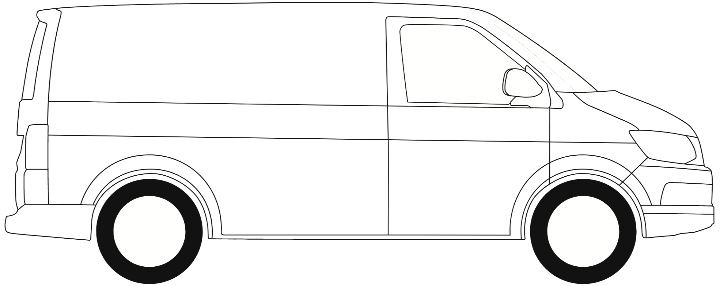
#> input picture server/assets/vehicles/driver.png, 720 x 286 px, given in place of img-042.png, which was not available
$ python build_top_asset.py
#> lines starting #> are read from the running program, lines starting #| are printed output that depends on the picture; after the words box and inside, x2 and y2 are one past the last pixel; in counts of white or black regions, pixels touching at a corner belong together; pictures that were not available may be replaced by others from this repository, and a replacement may not be noted
"""Europcar-Dachansicht: invertieren, breit skalieren, kompaktes Canvas."""

from __future__ import annotations

from pathlib import Path

from PIL import Image, ImageOps

ROOT = Path(__file__).resolve().parent.parent
SRC = ROOT / "public" / "assets" / "europcar" / "img-042.png"
OUT = ROOT / "public" / "assets" / "vehicles" / "top.png"
META = ROOT / "public" / "assets" / "vehicles" / "top.meta.txt"

CANVAS_W = 720
PAD_X = 16
PAD_Y = 20


def build_top_asset() -> None:
    src = Image.open(SRC).convert("L")
    line_mask = src.point(lambda p: 255 if p > 90 else 0)
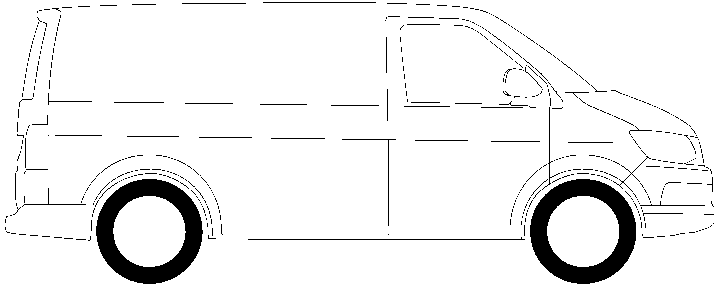
#> line_mask: PIL image 720x286 L; 93.4% white; 488 black regions (443 under 20 px), largest, box (x1, y1, x2, y2) and area: (96, 179, 203, 284) 4727, (530, 179, 636, 284) 4723, (248, 237, 525, 240) 279
    line_art = ImageOps.invert(line_mask)

    bbox = line_art.getbbox()
#> bbox = (5, 2, 714, 284)
    if not bbox:
        raise RuntimeError("Keine Linien in Europcar-Dachgrafik gefunden")

    pad = 8
    x0, y0, x1, y1 = bbox
#> x0 = 5; y0 = 2; x1 = 714; y1 = 284
    cropped = line_art.crop(
        (
            max(0, x0 - pad),
            max(0, y0 - pad),
            min(line_art.width, x1 + pad),
            min(line_art.height, y1 + pad),
        )
    )

    cw, ch = cropped.size
#> cw = 720; ch = 286
    # Breite ausfuellen, Hoehe proportional – nichts abschneiden
    scale = (CANVAS_W - 2 * PAD_X) / cw
#> scale = 0.956
    nw, nh = max(1, int(cw * scale)), max(1, int(ch * scale))
#> nw = 688; nh = 273
    scaled = cropped.resize((nw, nh), Image.Resampling.LANCZOS)
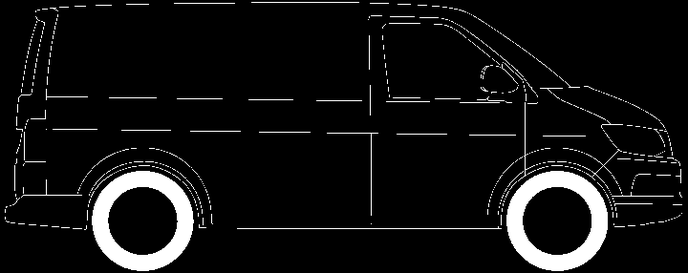
#> scaled: PIL image 688x273 L; min 0, max 255, mean 17.8

    canvas_h = nh + 2 * PAD_Y
#> canvas_h = 313
    canvas = Image.new("RGB", (CANVAS_W, canvas_h), "white")
#> canvas: PIL image 720x313 RGB; every value is 255
    ox = (CANVAS_W - nw) // 2
#> ox = 16
    canvas.paste(scaled, (ox, PAD_Y))
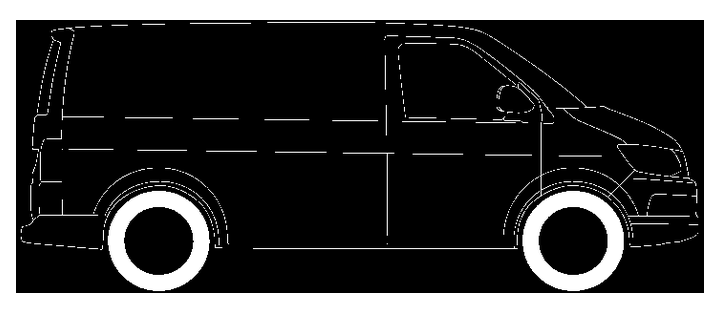
#> canvas: PIL image 720x313 RGB; min 0, max 255, mean 57.3

    OUT.parent.mkdir(parents=True, exist_ok=True)
    canvas.save(OUT, format="PNG")
    META.write_text(f"{CANVAS_W},{canvas_h}\n")
    print(f"Wrote {OUT} ({CANVAS_W}x{canvas_h}), vehicle {nw}x{nh}")
#| Wrote public/assets/vehicles/top.png (720x313), vehicle 688x273


if __name__ == "__main__":
    build_top_asset()

$ run again, on server/assets/vehicles/front.png
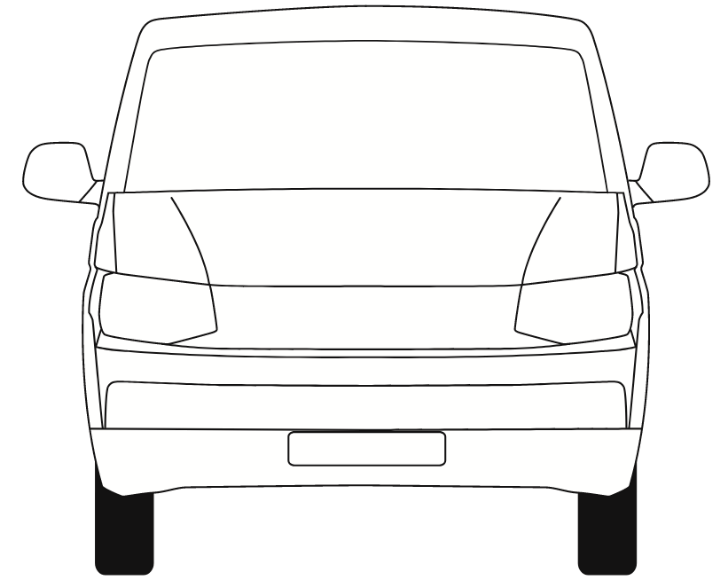
#> input picture server/assets/vehicles/front.png, 720 x 580 px, given in place of img-042.png, which was not available
#> in build_top_asset, `line_mask = src.point(lambda p: 255 if p > 90 else 0)`:
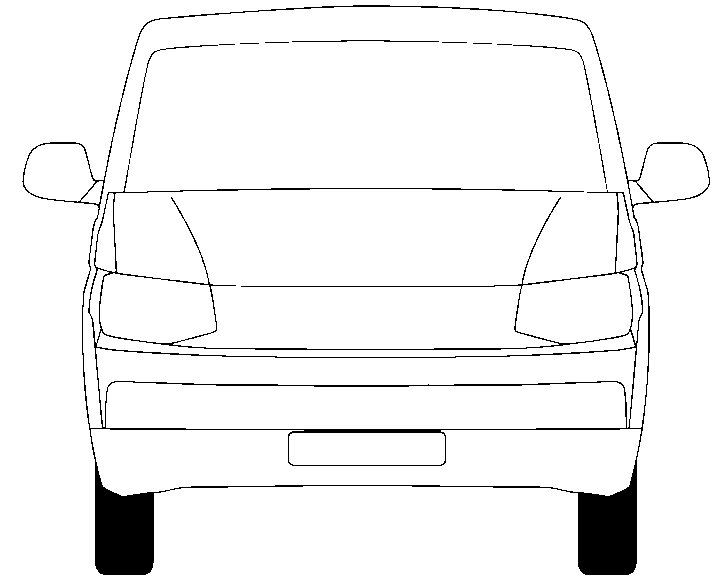
#> line_mask: PIL image 720x580 L; 95.2% white; 13 black regions (6 under 20 px), largest, box (x1, y1, x2, y2) and area: (22, 5, 710, 575) 19456, (130, 45, 218, 158) 198, (513, 45, 599, 143) 185
#> bbox = (22, 5, 710, 575)
#> x0 = 22; y0 = 5; x1 = 710; y1 = 575
#> cropped: PIL image 704x580 L; 4.9% white; 13 white regions (6 under 20 px), largest, box (x1, y1, x2, y2) and area: (8, 5, 696, 575) 19456, (116, 45, 204, 158) 198, (499, 45, 585, 143) 185
#> in build_top_asset, `canvas.paste(scaled, (ox, PAD_Y))`:
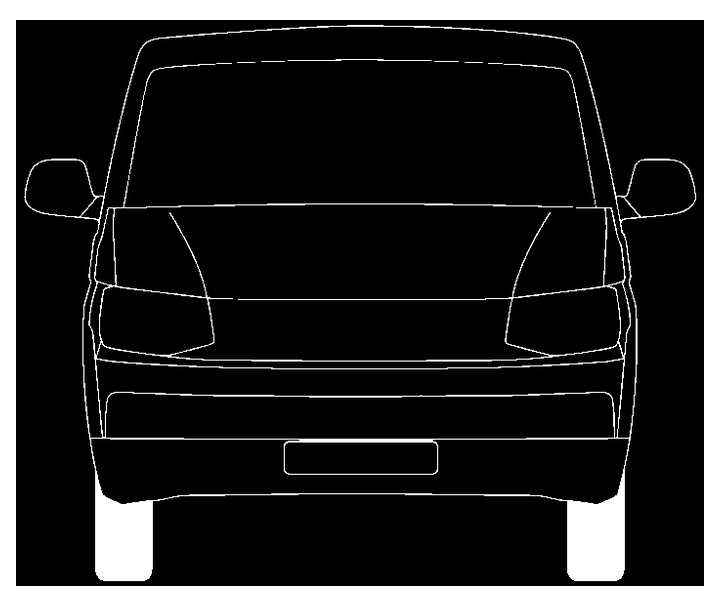
#> canvas: PIL image 720x606 RGB; min 0, max 255, mean 39.2
#| Wrote public/assets/vehicles/top.png (720x606), vehicle 688x566

$ run again, on server/assets/vehicles/passenger.png
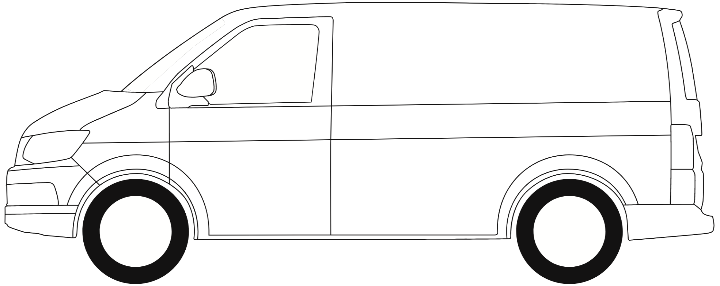
#> input picture server/assets/vehicles/passenger.png, 720 x 286 px, given in place of img-042.png, which was not available
#> in build_top_asset, `line_mask = src.point(lambda p: 255 if p > 90 else 0)`:
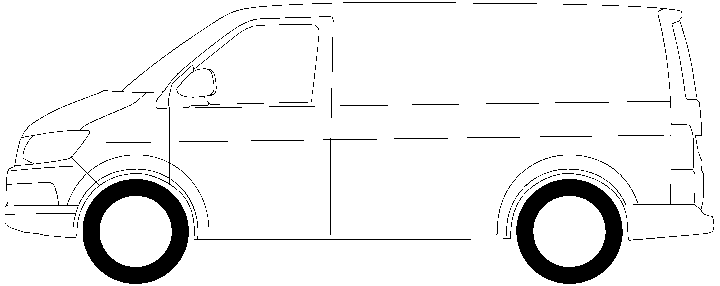
#> line_mask: PIL image 720x286 L; 93.4% white; 463 black regions (418 under 20 px), largest, box (x1, y1, x2, y2) and area: (83, 179, 189, 284) 4729, (516, 179, 623, 284) 4727, (194, 236, 471, 240) 280
#> bbox = (5, 2, 714, 284)
#> x0 = 5; y0 = 2; x1 = 714; y1 = 284
#> in build_top_asset, `canvas.paste(scaled, (ox, PAD_Y))`:
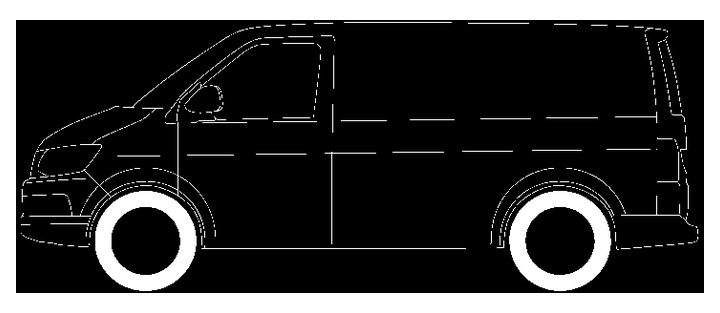
#> canvas: PIL image 720x313 RGB; min 0, max 255, mean 57.4
#| Wrote public/assets/vehicles/top.png (720x313), vehicle 688x273
